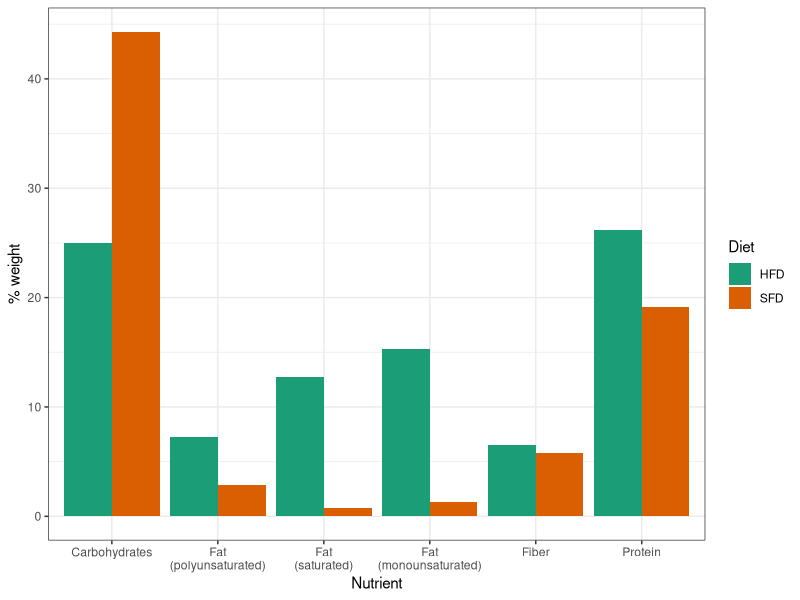
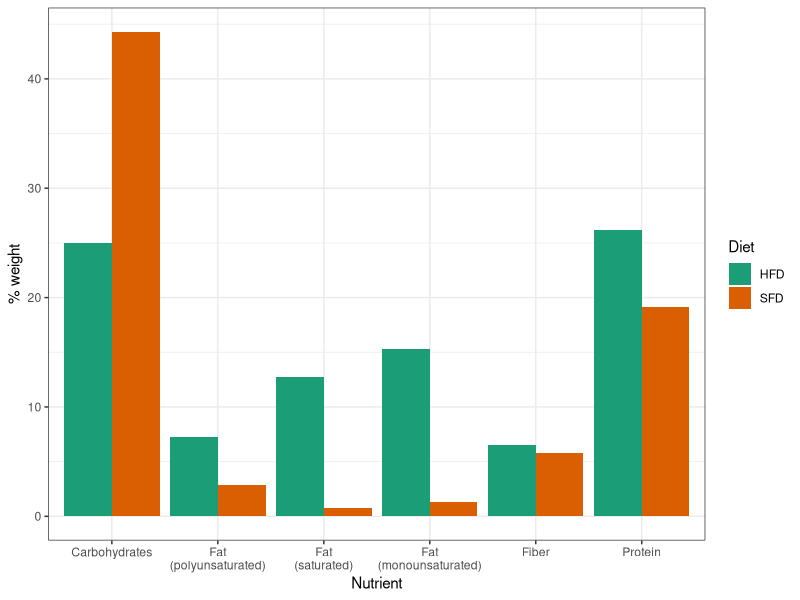

Write the R code that produced these figures, in order.
## ---- chunk 1
knitr::opts_chunk$set(echo = TRUE)

library(tidyverse)
## ---- chunk 2
soy.perc <- 3.23
lard.perc <- 31.66

hfd <- as.data.frame(cbind(carb = 25,
                           protein = 26.2,
                           fat.sat = (.37 * lard.perc) + (.156 & soy.perc),
                           fat.unsat =(.46 * lard.perc) + (.228 * soy.perc),
                           fat.poly = (.17 * lard.perc) + (.577 * soy.perc),
                           fiber = 6.5,
                           diet = "HFD"))

std.diet <- as.data.frame(cbind(carb = 44.3,
                           protein = 19.1,
                           fat.sat = .8,
                           fat.unsat =1.3,
                           fat.poly = 2.9,
                           fiber = 5.8,
                           diet = "SFD"))
## ---- chunk 3
plotdat <- bind_rows(std.diet, hfd) %>%
  pivot_longer(-diet, names_to = "nutrient", values_to = "Weight.percent") %>%
  mutate(Weight.percent = as.numeric(Weight.percent))
  
ggplot(plotdat,aes(x = nutrient, y = Weight.percent, fill = diet)) +
  geom_col(position = "dodge") +
  scale_fill_brewer(palette = "Dark2", name = "Diet") +
  labs(x = "Nutrient", y = "% weight") +
  scale_x_discrete(breaks = c("carb", "fat.poly", "fat.sat", "fat.unsat", "fiber", "protein"),
                   labels = c("Carbohydrates", "Fat\n(polyunsaturated)", "Fat\n(saturated)", "Fat\n(monounsaturated)",
                   "Fiber", "Protein")) +
  theme_bw()

ggsave("../figures/barplot_HFD-SFD.png")
